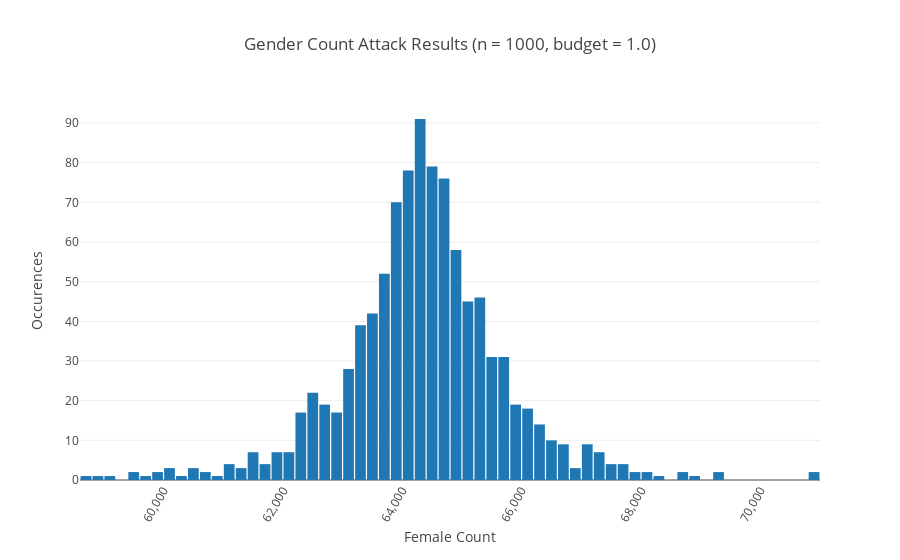

The cell this chart's notebook holds for it:
### Markdown cell above
## Privacy Budget

In practice, we need to be able to protect database members from an adversary when the query can be run multiple times. We will only consider the case when the exact same query is run at most $n$ times, and will not consider the problem of similar queries being used to extract the same data in a slightly different form.

We define values for $\epsilon_{total}$ and $n$, applying the differential privacy $\epsilon_i = \frac{\epsilon_{total}}{n}$ each time, and display a histogram of the returned value.

### Code cell
from IPython.display import display
from ipywidgets import interact, interactive, fixed, interact_manual
import ipywidgets as widgets
import numpy as np
from plotly.offline import download_plotlyjs, init_notebook_mode, iplot
import plotly.graph_objs as go

# This is to use ployly offline
init_notebook_mode(connected=True)

iframe = None

# Number of query runs (n)
n = widgets.BoundedIntText(value=100, min=1, max=1000, description='n:')

# Privacy budget (\epsilon_{total})
budget = widgets.BoundedFloatText(value=10, min=1, description=r'$\epsilon_{total}$:')

# Fancy progress bar 🎩
progress = widgets.FloatProgress(min=0,max=100, step=1, description='Progress:')


def run(button):
    results = []
    epsilon_i = budget.value / n.value
    
    for i in range(0, n.value):
        results.append(single_value_differential_privacy(epsilon=epsilon_i))
        progress.value = (i + 1) / n.value * 100
        
    data = [go.Histogram(x=results)]
    layout = go.Layout(
        title='Gender Count Attack Results (n = {}, budget = {})'.format(n.value, budget.value), 
        xaxis={'title':'Female Count', 'tickangle': 300, 'exponentformat': 'none'}, 
        yaxis={'title':'Occurences'},
        bargap=0.1)
    
    iplot({"data": data, "layout": layout})        

button = widgets.Button(description="Run Attack")
button.on_click(run)

display(n)
display(budget)
display(progress)
display(button)

### Figure 1 — Plotly figure (JSON) as saved in the notebook; plotly's stock layout.template omitted (floating-point values rounded to 4 significant figures; data arrays with more than 128 entries replaced by an {"elided": "..."} marker saying what was removed)
{"data": [{"type": "histogram", "x": {"elided": "1000 int values"}}], "layout": {"bargap": 0.1, "title": "Gender Count Attack Results (n = 1000, budget = 1.0)", "xaxis": {"exponentformat": "none", "tickangle": 300, "title": "Female Count"}, "yaxis": {"title": "Occurences"}}}
